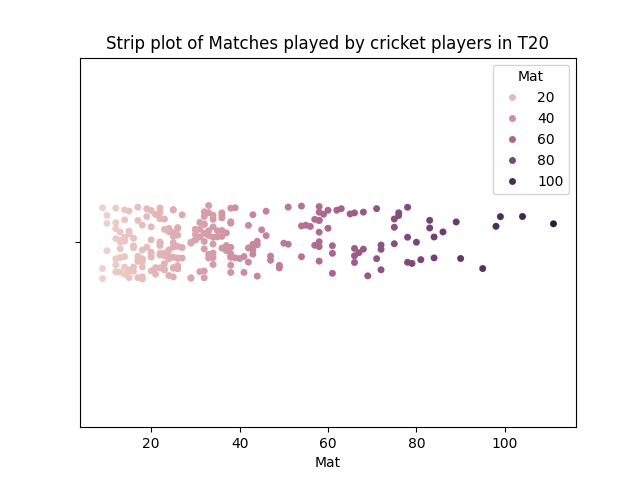

Python code for this plot:
import pandas as pd
import seaborn as sns
import matplotlib.pyplot as plt

# Read the CSV file
data = pd.read_csv('t20.csv')  # Replace 'cars.csv' with your actual file path

# Specify the variable for which you want to create a strip plot
variable_of_interest = 'Mat'  

# Create a strip plot using Seaborn
sns.stripplot(data=data, x=variable_of_interest, hue=variable_of_interest)

# Add a title
plt.title(f'Strip plot of {variable_of_interest}ches played by cricket players in T20')

# # Display the plot
# plt.show()

plt.savefig("stripplot.png")
